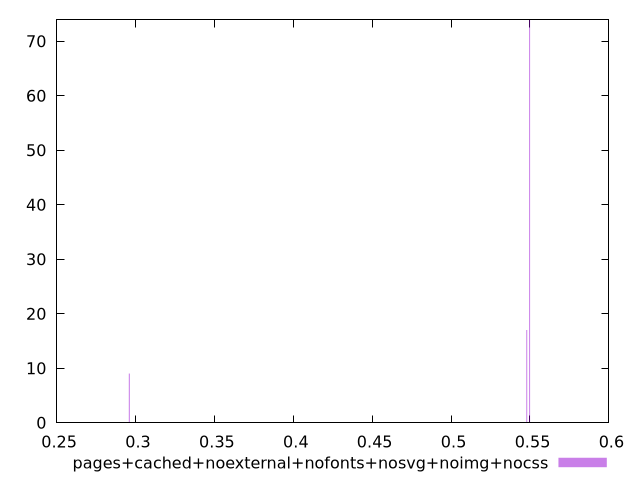

This figure's gnuplot source:
$_pagesCachedNoexternalNofontsNosvgNoimgNocss <<EOF
0.5479492261694401 17
0.549765632444035 74
0.2960742227589571 9
EOF
set key outside below
set terminal pngcairo
set output "report_00006_2020-11-02T20-21-41.718Z/cumulative-layout-shift/pages+cached+noexternal+nofonts+nosvg+noimg+nocss//hist.png"
set yrange [0:74]
set boxwidth 0.0006054687581982764
set style fill transparent solid 0.5 noborder
plot $_pagesCachedNoexternalNofontsNosvgNoimgNocss title "pages+cached+noexternal+nofonts+nosvg+noimg+nocss" with boxes ,
